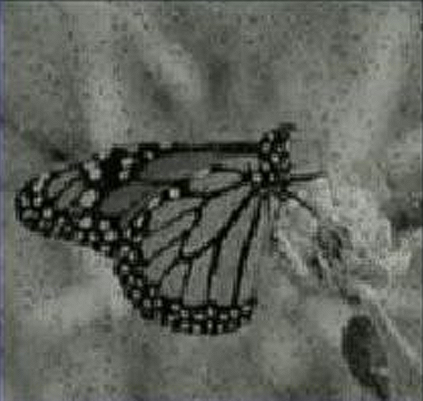
#> input picture assets/butterfly.png, 423 x 401 px
$ jupyter execute image_smoothening.ipynb
#> lines starting #> are read from the running program, lines starting #| are printed output that depends on the picture
[cell 1]
import statistics
import numpy as np
from PIL import Image
import matplotlib.pyplot as plt

[cell 2]
height, width = 300, 200

n_degree = 2                                # degree of neighbours

[cell 3]
img = Image.open('../assets/butterfly.png').convert('L').resize((width, height))
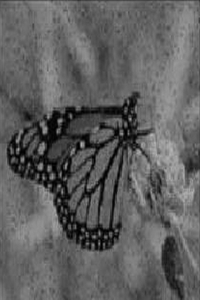
#> img: PIL image 200x300 L; min 0, max 182, mean 95.3
arr = np.array(img)

[cell 4]
fig, axes = plt.subplots(1, 2)
axes[0].imshow(img, 'gray')
axes[1].plot(img.histogram())
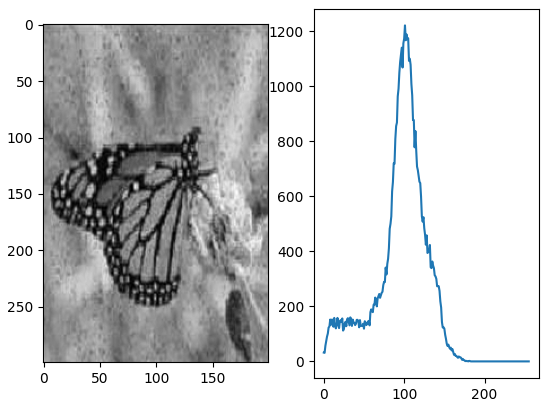
#> figure drawn by matplotlib, 2 panels; panel 2: curve peaks at x = 101, y = 1221

### **Average smoothing**

[cell 5]
mean_arr = arr.copy()

for i in range(height):
    for j in range(width):
        # total, count = 0, 0
        neighbours = []
        for k in range(-n_degree, n_degree+1):
            for l in range(-n_degree, n_degree+1):
                if i+k >= 0 and i+k < height and j+l >= 0 and j+l < width:
                    # count += 1
                    # total += int(arr[i+k, j+l])
                    neighbours.append(int(arr[i+k, j+l]))
        # arr[i, j] = int(total / count)
        mean_arr[i, j] = np.uint8(statistics.mean(neighbours))
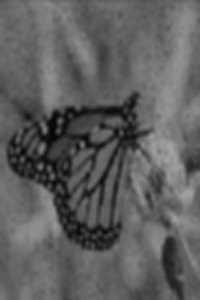
#> mean_arr: shape (300, 200); min 6, max 166, mean 94.9

[cell 6]
mean_image = Image.fromarray(mean_arr)

[cell 7]
fig, axes = plt.subplots(1, 2)
axes[0].set_title('Original')
axes[0].imshow(img, 'gray')
axes[1].set_title('Average')
axes[1].imshow(mean_image, 'gray')
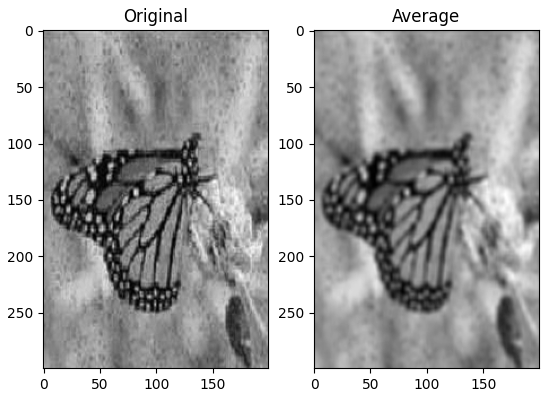
#> figure drawn by matplotlib, 2 panels

### **Median smoothing**

[cell 8]
median_arr = arr.copy()

for i in range(height):
    for j in range(width):
        # total, count = 0, 0
        neighbours = []
        for k in range(-n_degree, n_degree+1):
            for l in range(-n_degree, n_degree+1):
                if i+k >= 0 and i+k < height and j+l >= 0 and j+l < width:
                    # count += 1
                    # total += int(arr[i+k, j+l])
                    neighbours.append(int(arr[i+k, j+l]))
        # arr[i, j] = int(total / count)
        median_arr[i, j] = np.uint8(statistics.median(neighbours))

[cell 9]
median_image = Image.fromarray(median_arr)

[cell 10]
fig, axes = plt.subplots(1, 3)
axes[0].set_title('Original')
axes[0].imshow(img, 'gray')
axes[1].set_title('Average')
axes[1].imshow(mean_image, 'gray')
axes[2].set_title('Median')
axes[2].imshow(median_image, 'gray')
